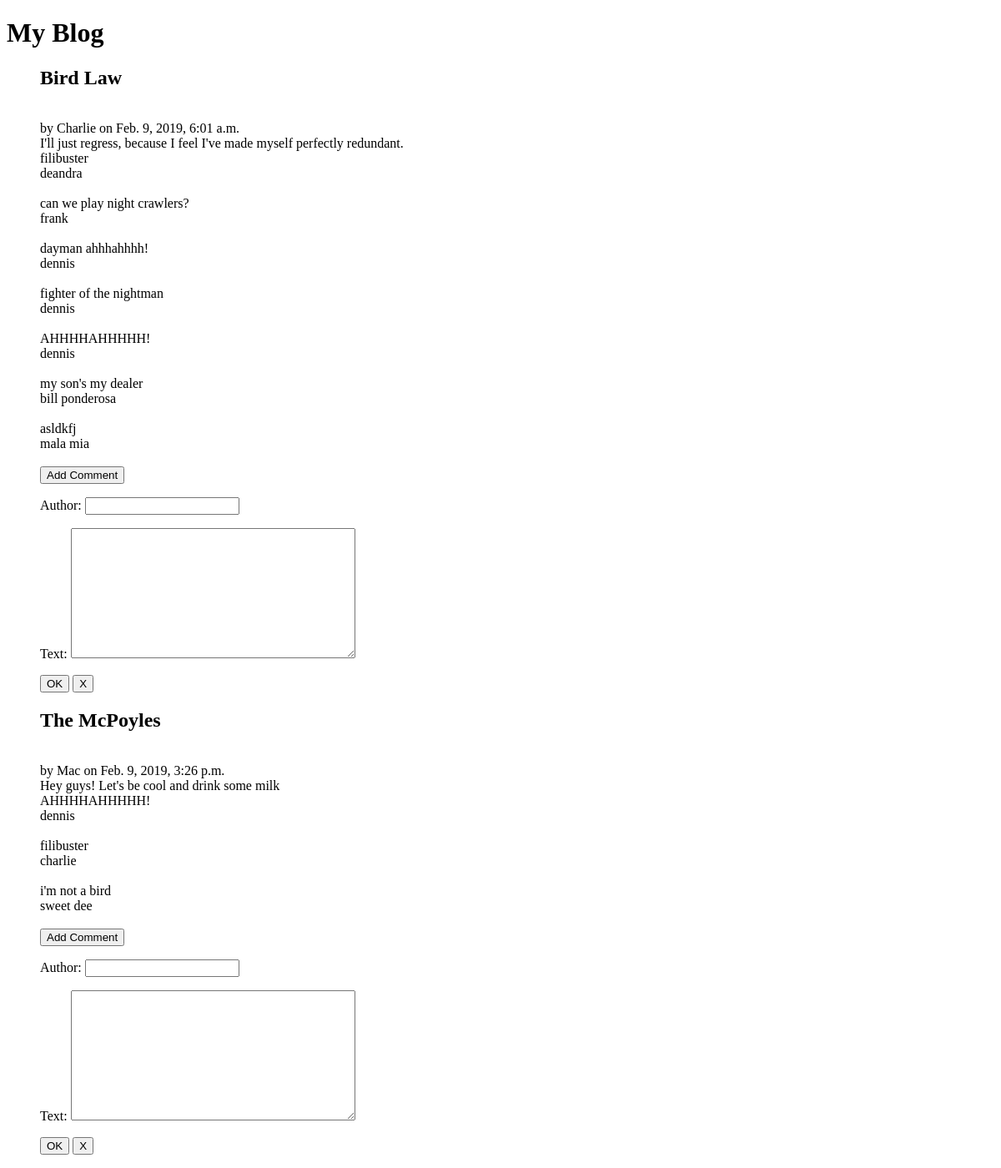
/blog/, run on an earlier commit of the app's database.
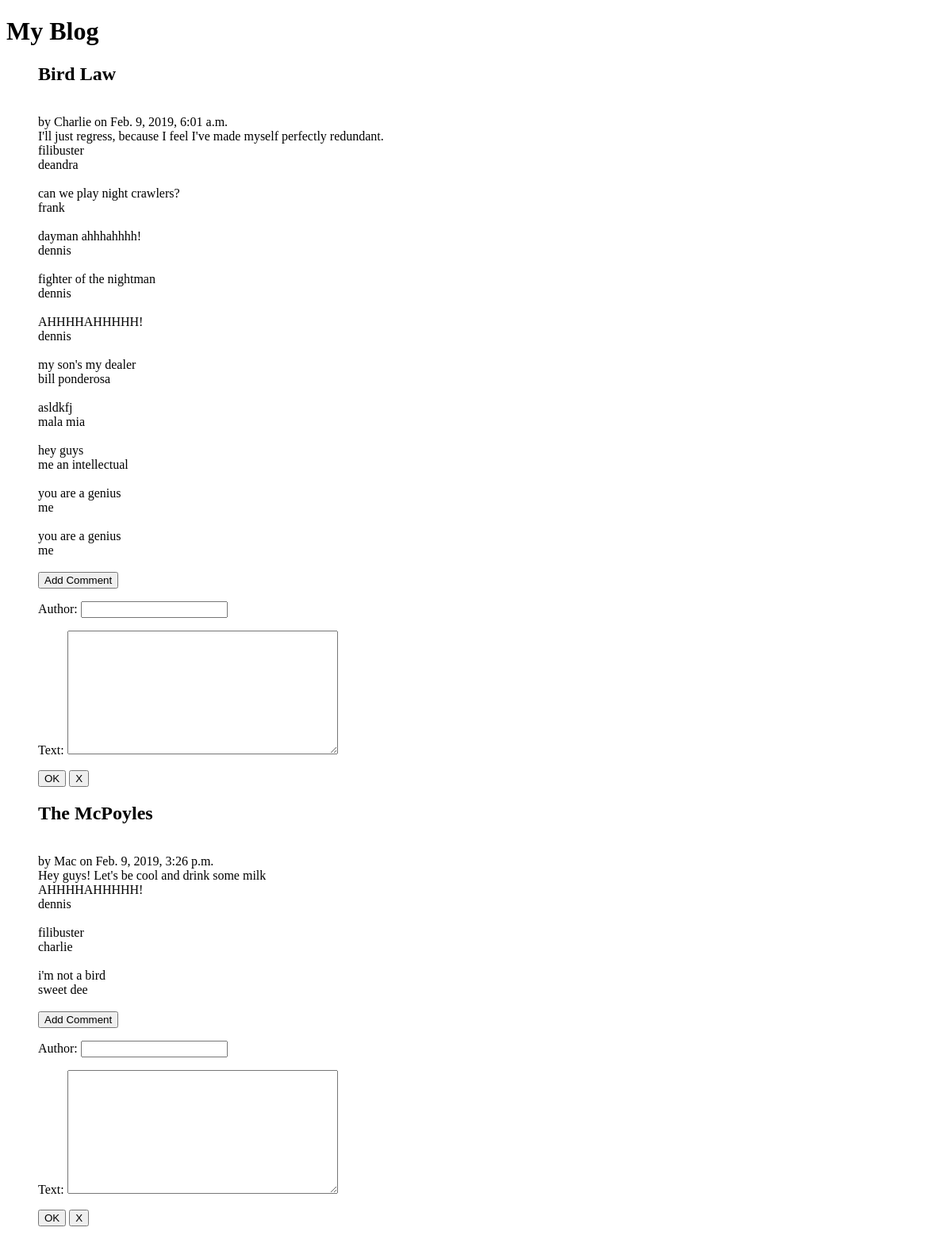
And on a later commit of the database.
### blog/models.py (models this page shows, shortened)
class Post(models.Model):
    id= models.IntegerField(primary_key=True)
    title = models.CharField(max_length=200)
    date = models.DateTimeField()
    author= models.ForeignKey(Owner, on_delete=models.CASCADE)
    text= models.TextField(default="")
    comments= models.ManyToManyField(Comment)

class Owner(models.Model):
    name = models.CharField(max_length=200)
    def __str__(self):
        return self.name

class Comment(models.Model):
    date = models.DateTimeField()
    author= models.CharField(max_length=200)
    text =  models.TextField(default="")

### blog/views.py (the view)
# urls.py: path('', views.index, name='index'),
def index(request):
    if request.method == "POST":
        form = CommentForm(request.POST)
        author = request.POST['author']
        text= request.POST['text']
        postId= request.POST['post_Id']
        date = datetime.now()
        comment = Comment.objects.create(author=author, text=text, date= date)
        curr_post= Post.objects.get(id= postId)
        curr_post.comments.add(comment)
        curr_post.save()
    else:
        form= CommentForm()
    posts= Post.objects.all()
    context={'blog_posts': posts, 'form': form}
    return render(request, "blog_page.html", context)

### myblog/forms.py
class CommentForm(forms.ModelForm):
        class Meta:
            model = Comment
            exclude = ('date', )
            widgets = {
            'post_Id': forms.NumberInput(attrs={
                'required': True,
                'placeholder': '0'
            }),
        }

### myblog/templates/blog_page.html (shortened to what this page needs)
<!DOCTYPE html>
<html>
<head>
</head>
<body>
  <h1> My Blog</h1>
  {% block content %}
<ul>  {% for post in blog_posts %}
      <h2>{{ post.title}}</h2> <br/>
      by {{ post.author}} on {{ post.date }} <br/>
      {{ post.text }}  <br/>
        {% for comment in post.comments.all %}
          {{comment.text}} <br/>
          {{comment.author}}<br/>
          <br/>
        {% endfor %}
      <button type="button" id= "new_comm" onclick="showForm()">Add Comment</button>
      <form action="" method="post" id={{post.id}}>
          {{form.as_p}}
          <input class="sub" type="submit" value="OK" >
          <button type="button" onclick="hideForm()">X</button>
      </form>
  {% endfor %}
</ul>
  {% endblock content %}
</body>
</html>

What changed in the data, as far as the page shows it:
added Comment: text "hey guys", author "me an intellectual", shown under Post "Bird Law"
added Comment: text "you are a genius", author "me", shown under Post "Bird Law"
added Comment: text "you are a genius", author "me", shown under Post "Bird Law"
